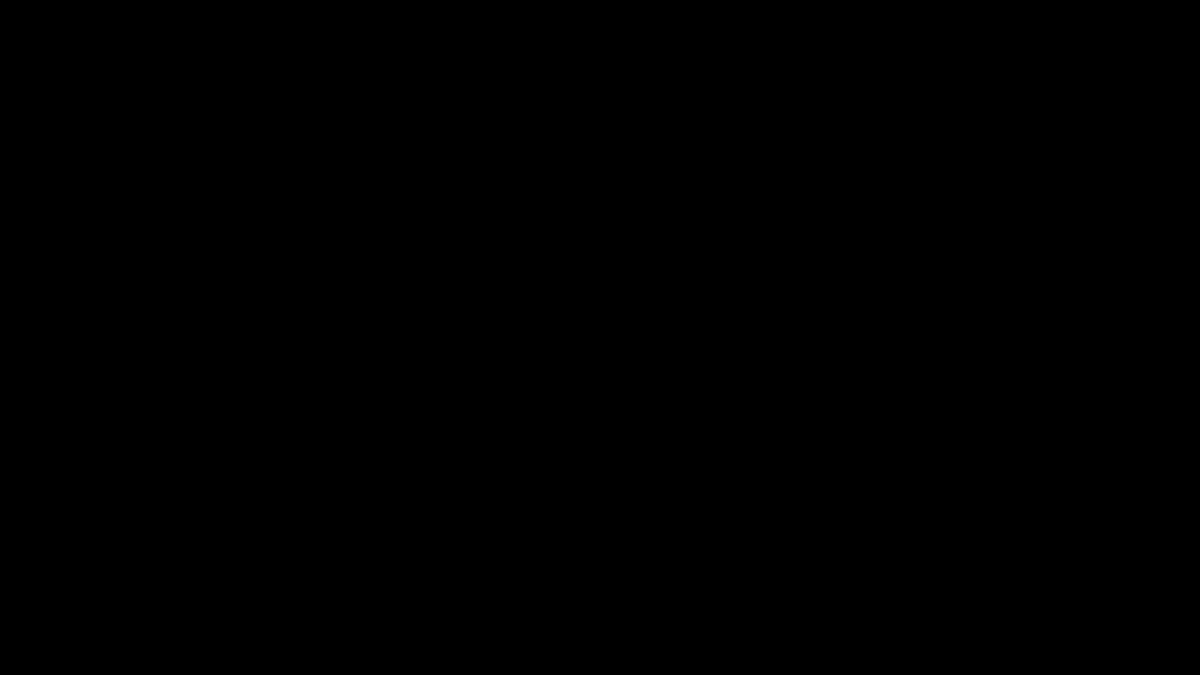
Frame 1 (no input)
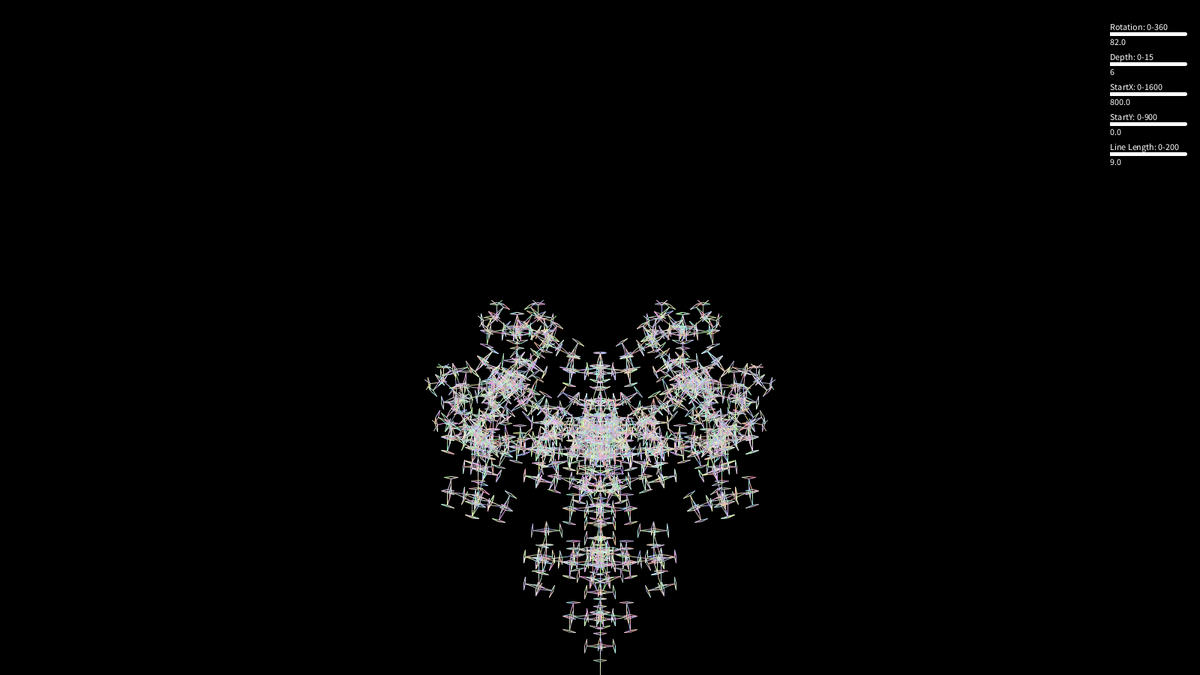
Frame 60 (the mouse pressed at the canvas centre just before this capture)
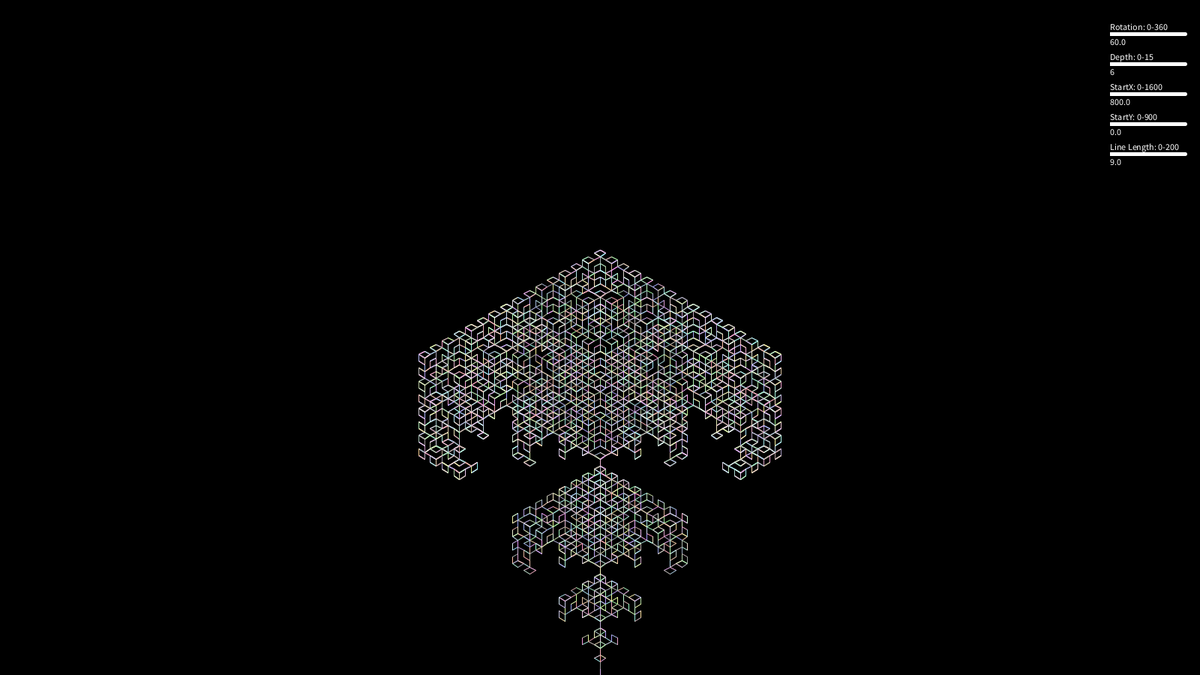
Frame 120 (the mouse held since frame 60 and released just before this capture)

The Processing sketch that drew these frames (run headless with seeded random() and noise(); from frame 60 on, the mouse is pressed at the canvas centre):

// Processing sketch: LSystem
// ── LSystem.pde
// reference in building
// https://www.vexlio.com/blog/drawing-simple-organics-with-l-systems/

PGraphics menu;
color background = color(0);

PVector position;
float rotation;
ArrayList<PVector> positions = new ArrayList<PVector>();
FloatList rotations = new FloatList();
float t;
float startX;
float startY;

// starting values or things to do with the animation
float rotation_inc = 0;
int iter = 0;
float len = 0;
int step = 1;

float rotation_rate = 0.2f;
boolean next = false;
boolean free = false;
FloatList interestingRotations = new FloatList();


void setup() {
  // set framerate, size of window, and overlay of that size for the path to draw on
  frameRate(10);
  // size of the window -- apparently can't use a variable, if edited then change the createGraphics()
  // and start locations throughout
  size(1600, 900);
  background(background);
  menu = createGraphics( 100 + 20, 220);
  
  interestingRotations.append(18);
  interestingRotations.append(60);
  interestingRotations.append(90);
  //interestingRotations.append(120);
  
  startX = width / 2;
  startY = 0;
  t = millis();
  
}

void draw() {
  
  if (next && !free) {
    rotation_inc = 180;
    iter = 6;
    len = 9;
    free = true;
  }
  
  // every second
  if (!next && 50 < millis() - t) {
    t = millis();
    background(0);
    
    iter = min(6, iter + 1);
    len = min(9, len + 0.5);
    
    rotation_inc = min(120, rotation_inc + rotation_rate);
    
    if (step % 20 == 0) {
      rotation_rate = 2;
    }
    
    reset();
    
    step++;
  }
  
  if (rotation_inc == 120) {
    next = true;
  }
  
  if (next) {
    if (next && interestingRotations.size() > 0 && 1750 < millis() - t) {
      t = millis();
      rotation_inc = interestingRotations.remove(0);
      reset();
    }
  }
}

class Grammar {
  char ch;
  String str;
  
  public Grammar(char ch, String str) {
    this.ch = ch;
    this.str = str;
  }
}

void runGrammar(String a, int num) {
  if (a == null) return;
  
  ArrayList<Grammar> grammars = new ArrayList<Grammar>();
  grammars.add(new Grammar('F', "FF[-F++F][+F--F]"));
  grammars.add(new Grammar('X', "F[-----X][+++++X]"));
  grammars.add(new Grammar('+', "+"));
  grammars.add(new Grammar('-', "-"));
  grammars.add(new Grammar('[', "["));
  grammars.add(new Grammar(']', "]"));
  
  String tmp = "";
  
  // replace characters how many times they need to be replaced
  for (int i = 0; i < num; i++) {
    for (int j = 0; j < a.length(); j++) {
      for (Grammar item : grammars) {
        if (item.ch == a.charAt(j)) {
          tmp += item.str;
          break;
        }
      }
    }
    a = tmp;
    tmp = "";
  }
  //println(a);
  for (int j = 0; j < a.length(); j++) {
    switch (a.substring(j, j + 1)) {
      case "F":
        F();
        break;
      case "+":
        rotation += radians(rotation_inc);
        break;
      case "-":
        rotation += radians(-rotation_inc);
        break;
      case "[":
        positions.add(new PVector(position.x, position.y));
        rotations.append(rotation);
        break;
      case "]":
        position = positions.remove(positions.size() - 1);
        rotation = rotations.remove(rotations.size() - 1);
        break;
      default: break;
    }
  }
}

void F() {
  float x = len * cos(rotation);
  float y = len * sin(rotation);
  stroke(color(random(150, 255), random(150, 255), random(150, 255)));
  line(position.x, position.y, position.x + x, position.y + y);
  position.x += x;
  position.y += y;
}

// ── helper.pde
void mousePressed() {
  if (mouseX >= width - 100 - 20 && mouseX <= width - 20 && mouseY > 20 && mouseY < 220) {
    if (mouseY > 40 && mouseY < 50) {
      rotation_inc = map(100 - (width - 20 - mouseX), 0, 100, 0, 360);
    }
    else if (mouseY > 80 && mouseY < 90) {
      iter = (int) map(100 - (width - 20 - mouseX), 0, 100, 0, 15);
    }
    else if (mouseY > 120 && mouseY < 130) {
      startX = map(100 - (width - 20 - mouseX), 0, 100, 0, width);
    }
    else if (mouseY > 160 && mouseY < 170) {
      startY = map(100 - (width - 20 - mouseX), 0, 100, 0, height);
    }
    else if (mouseY > 200 && mouseY < 210) {
      len = (int) map(100 - (width - 20 - mouseX), 0, 100, 0, 200);
    }
  }
  
  reset();
}

void reset() {
  background(0);
  strokeWeight(1);
  position = new PVector(startX, height - startY);
  rotation = -radians(90);
  runGrammar("X", iter);
  
  // draw menu
  menu.beginDraw();
  menu.clear();
  menu.stroke(255);
  menu.strokeWeight(5);
  
  menu.text("Rotation: 0-360", 0, 20);
  menu.line(0, 25, 100, 25);
  menu.text("" + rotation_inc, 0, 40);
  
  menu.text("Depth: 0-15", 0, 60);
  menu.line(0, 65, 100, 65);
  menu.text("" + iter, 0, 80);
  
  menu.text("StartX: 0-" + width, 0, 100);
  menu.line(0, 105, 100, 105);
  menu.text("" + startX, 0, 120);
  
  menu.text("StartY: 0-" + height, 0, 140);
  menu.line(0, 145, 100, 145);
  menu.text("" + startY, 0, 160);
  
  menu.text("Line Length: 0-200", 0, 180);
  menu.line(0, 185, 100, 185);
  menu.text("" + len, 0, 200);
  
  menu.endDraw();
  image(menu, width - 100 - 20, 20);
}
